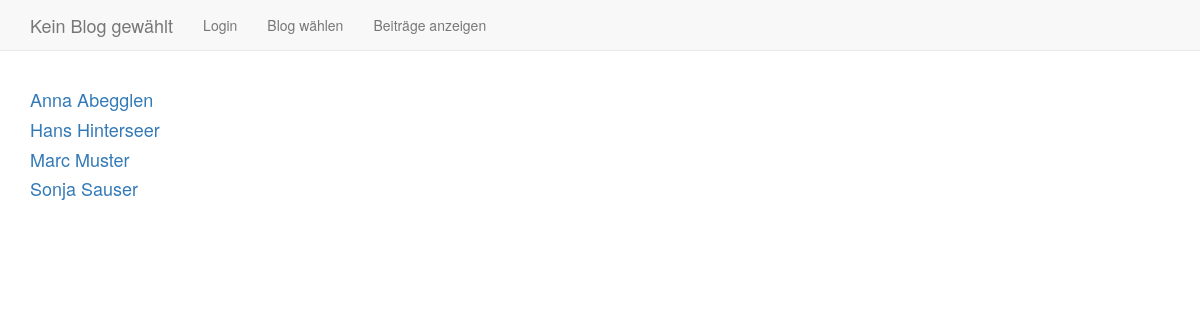
Screenshot of /index.php?function=blogs&bid=0 with the database file from the repository.
### tables this page shows
CREATE TABLE "user" (
	`uid`	INTEGER PRIMARY KEY AUTOINCREMENT,
	`name`	TEXT,
	`email`	TEXT NOT NULL UNIQUE,
	`password`	TEXT NOT NULL,
	`role`	INTEGER NOT NULL
);

### include/functions_db.php (called while the page is built, shortened)
<?php
  function getUserNames() {
	$alle = [];
	$db = getValue('cfg_db');
	$users = $db->query("SELECT uid, name, email FROM user ORDER BY name, email");
	while ($user = $users->fetchArray()) {
	  $alle[] = $user;
	}
	return $alle;
  }
?>

### blogs.php (the view)
<?php
    echo("<div>");
        foreach(getUserNames() as $user){
            if($blogId== $user['uid']){
                echo("<div><a href='index.php?function=blogs&bid=$user[uid]' title='Blog auswählen'><h4 style='color:red'>$user[name]</h4></a></div>");
            }else{
                echo("<div><a href='index.php?function=blogs&bid=$user[uid]' title='Blog auswählen'><h4>$user[name]</h4></a></div>");
            }
        }
        echo("</div>");
?>

### rows the page displays
user: name "Anna Abegglen"
user: name "Hans Hinterseer"
user: name "Marc Muster"
user: name "Sonja Sauser"
